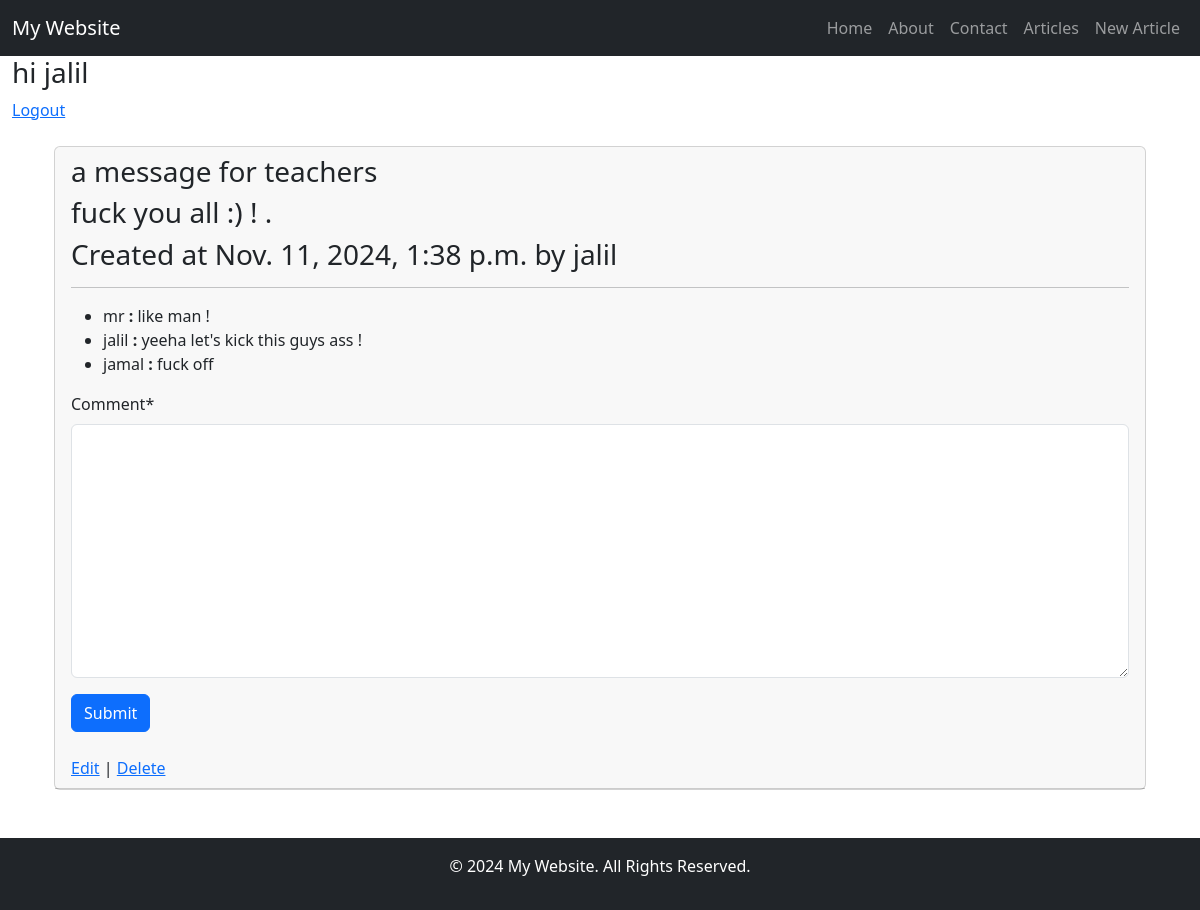
The page /articles/7/ (signed in) on the database its author committed.
### accounts/models.py (models this page shows)
class CustomUser(AbstractUser):
    age = models.PositiveIntegerField(null=True, blank=True)

### articles/models.py (models this page shows, shortened)
class Article(models.Model):
    title = models.CharField(max_length=150)
    body = models.TextField()
    date = models.DateTimeField(auto_now_add=True)
    author = models.ForeignKey(get_user_model(), on_delete=models.CASCADE)

class Comment(models.Model):
    article = models.ForeignKey(Article,related_name='comments',on_delete=models.CASCADE)
    writer = models.ForeignKey(get_user_model(), on_delete=models.CASCADE)
    comment = models.TextField()

### articles/views.py (the view, shortened to what this page needs)
# urls.py: path('<int:pk>/', ArticleDetailView.as_view(), name='article_detail'),
class ArticleDetailView(FormMixin,DetailView):
    model = Article
    template_name = 'articles/article_detail.html'
    form_class = CommentForm
    def get_context_data(self, **kwargs):
        context = super(ArticleDetailView, self).get_context_data(**kwargs)
        context['form'] = CommentForm(initial={'article':self.object,'writer':self.request.user})
        return context

### articles/forms.py
class CommentForm(forms.ModelForm):
    class Meta:
        model = Comment
        fields = ['article', 'writer', 'comment']
        widgets = {
            'article': forms.HiddenInput(),
            'writer': forms.HiddenInput(),
        }

### templates/articles/article_detail.html (shortened to what this page needs)
{% extends 'base.html' %}
{% load crispy_forms_filters %}
{% load crispy_forms_tags %}
{% block content %}
	<div class="container">
        <div class="row">
            <div class="col">
                <div class="card">
                    <div class="card-header">
                        <h3>{{object.title}}</h3>
                        <h3>{{ object.body }}</h3>
                        <h3>Created at {{object.date}} by {{ object.author }}</h3> <hr>
                        <ul>
                            {% for comment in object.comments.all %}
                        	    <li> {{ comment.writer }} <b>:</b> {{ comment.comment }}     </li>
                            {% endfor %}
                        </ul>
                        <form action="" method="POST">
                            <div class="form-group">
                                {{ form|crispy }}
                                <button type="submit" class="btn btn-primary">Submit</button>
                                </div>
                         </form>
                        <br>
                        <a class="dj_map_wrapper" href="{% url 'article_edit' object.pk %}">Edit</a> |
                        <a class="dj_map_delete" href="{% url 'article_delete' object.pk %}">Delete</a>
                    </div>
                </div>
            </div>
        </div>
    </div>
{% endblock %}

### templates/base.html (shortened to what this page needs)
<!DOCTYPE html>
<html lang="en">
<head>
    <link href="https://cdn.jsdelivr.net/npm/bootstrap@5.3.0-alpha1/dist/css/bootstrap.min.css" rel="stylesheet">
</head>
<body>
    <nav class="navbar navbar-expand-lg navbar-dark bg-dark">
        <div class="container-fluid">
            <a class="navbar-brand" href="#">My Website</a>
            <div class="collapse navbar-collapse" id="navbarNav">
                <ul class="navbar-nav ms-auto">
                    <li class="nav-item">
                        <a class="nav-link" href="{% url 'home' %}">Home</a>
                    </li>
                    <li class="nav-item">
                        <a class="nav-link" href="">About</a>
                    </li>
                    <li class="nav-item">
                        <a class="nav-link" href="">Contact</a>
                    </li>
                    <li class="nav-item">
                        <a class="nav-link" href="{% url 'article_list' %}">Articles</a>
                    </li>
                    <li class="nav-item">
                        <a class="nav-link" href="{% url 'article_create' %}">New Article</a>
                    </li>
                </ul>
            </div>
        </div>
    </nav>
    <nav class="theme-icon-when-light">
        <div class="container-fluid">
            {% if user.is_authenticated %}
            	   <p class="h3">hi {{ user }}</p>
                 <a class="navbar-link" href="{% url 'custom_logout' %}">Logout</a>
            {% else %}
                 <a class="navbar-link" href="{% url 'login' %}">Login<span class="sr-only"></span></a>
                 <a class="navbar-link" href="{% url 'signup' %}">Signup <span class="sr-only"></span> </a>
            {% endif %}
        </div>
    </nav>
    <div class="container mt-4">
        {% block content %}{% endblock %}
    </div>
    <footer class="bg-dark text-white text-center py-3 mt-5">
        <p>&copy; 2024 My Website. All Rights Reserved.</p>
    </footer>
</body>
</html>

### rows shown on the page
CustomUser: username "jalil"
Article: title "a message for teachers", body "fuck you all :) ! .", date "Nov. 11, 2024, 1:38 p.m.", author "jalil"
Comment: writer "mr", comment "like man !"
Comment: writer "jalil", comment "yeeha let's kick this guys ass !"
Comment: writer "jamal", comment "fuck off"
